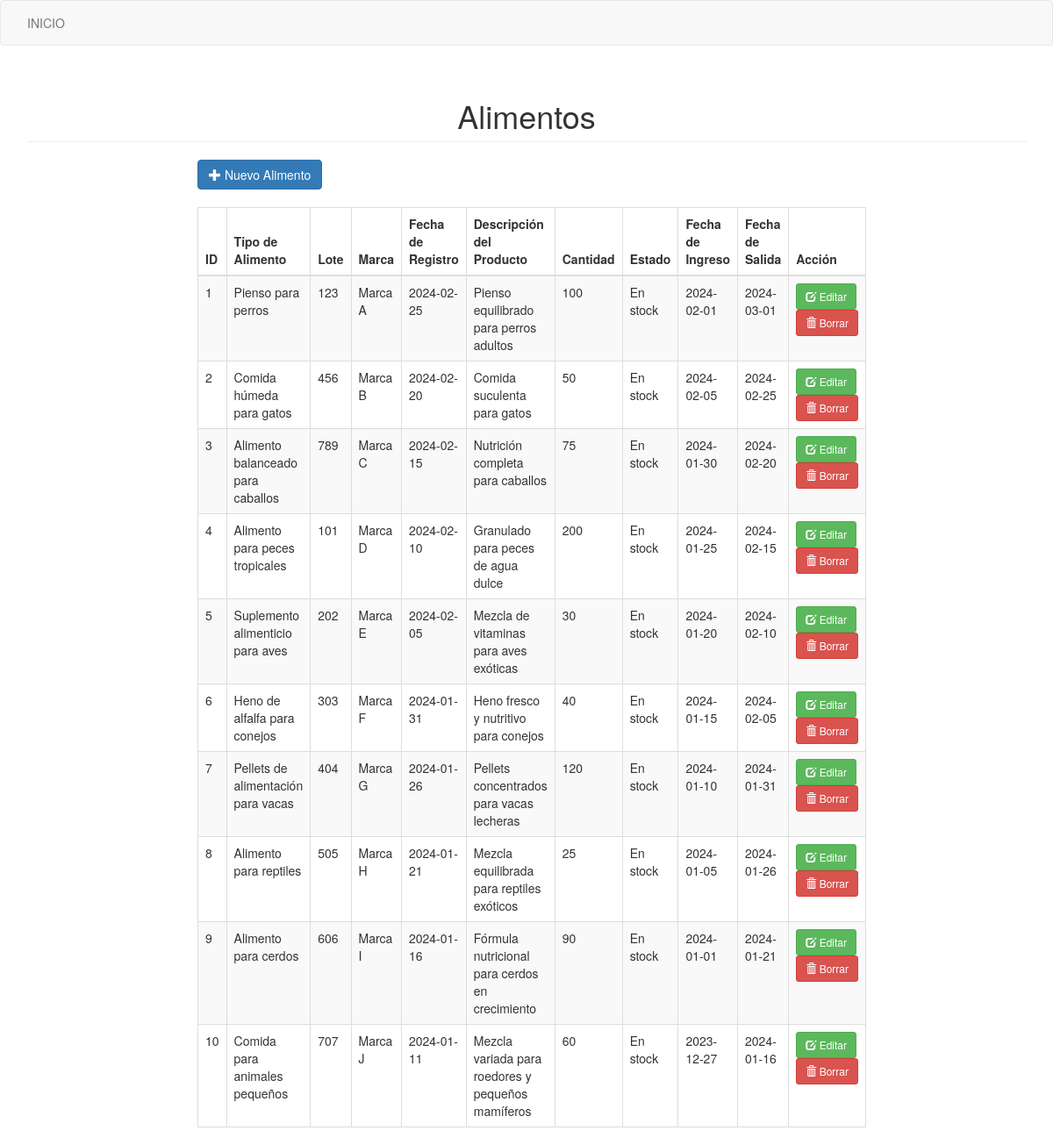
The app's page /admin/alimentos.php with its own data.
### tables this page shows
CREATE TABLE alimentos (
  Idalimento INT(11)NOT NULL AUTO_INCREMENT,
  tipo_alimento VARCHAR(85),
  lote INT(11),
  marca VARCHAR(85),
  fecha_registro DATE,
  descripcion_producto VARCHAR(150),
  cantidad INT(11),
  estado VARCHAR(45),
  fecha_ingreso DATE,
  fecha_salida DATE,
  Idanimal INT(8),
  PRIMARY KEY (Idalimento),
  CONSTRAINT fk_Animales_Alimentos FOREIGN KEY (Idanimal) REFERENCES animales (Idanimal)
);

### admin/alimentos.php (the view, shortened to what this page needs)
<!DOCTYPE html>
<html>
<head>
    <link rel="stylesheet" type="text/css" href="bootstrap/css/bootstrap.min.css">
</head>
<body>
<nav class="navbar navbar-default">
  <div class="collapse navbar-collapse" id="bs-example-navbar-collapse-1">
      <ul class="nav navbar-nav">
        <li ><a href="http://localhost/pg%20admin%20y%20usu/indexxx.php">INICIO <span class="sr-only">(current)</span></a></li>
      </ul>
</nav>
<div class="container">
    <h1 class="page-header text-center"> Alimentos</h1>
    <div class="row">
        <div class="col-sm-8 col-sm-offset-2">
            <a href="agrealimentos.php" class="btn btn-primary" data-toggle="modal"><span class="glyphicon glyphicon-plus"></span> Nuevo Alimento</a>
            <table class="table table-bordered table-striped" style="margin-top:20px;">
                <thead>
                    <th>ID</th>
                    <th>Tipo de Alimento</th>
                    <th>Lote</th>
                    <th>Marca</th>
                    <th>Fecha de Registro</th>
                    <th>Descripción del Producto</th>
                    <th>Cantidad</th>
                    <th>Estado</th>
                    <th>Fecha de Ingreso</th>
                    <th>Fecha de Salida</th>
                    <th>Acción</th>
                </thead>
                <tbody>
                    <?php
                        $database = new Connection();
                        $db = $database->open();
                        try{
                            $sql = 'SELECT * FROM alimentos';
                            foreach ($db->query($sql) as $row) {
                                ?>
                                <tr>
                                    <td><?php echo $row['Idalimento']; ?></td>
                                    <td><?php echo $row['tipo_alimento']; ?></td>
                                    <td><?php echo $row['lote']; ?></td>
                                    <td><?php echo $row['marca']; ?></td>
                                    <td><?php echo $row['fecha_registro']; ?></td>
                                    <td><?php echo $row['descripcion_producto']; ?></td>
                                    <td><?php echo $row['cantidad']; ?></td>
                                    <td><?php echo $row['estado']; ?></td>
                                    <td><?php echo $row['fecha_ingreso']; ?></td>
                                    <td><?php echo $row['fecha_salida']; ?></td>
                                    <td>
                                        <a href="editalimento.php?id=<?php echo $row['Idalimento']; ?>" class="btn btn-success btn-sm" data-toggle="modal"><span class="glyphicon glyphicon-edit"></span> Editar</a>
                                        <a href="borraralimento.php?id=<?php echo $row['Idalimento']; ?>" class="btn btn-danger btn-sm"><span class="glyphicon glyphicon-trash"></span> Borrar</a>
                                    </td>
                                </tr>
                                <?php
                            }
                        }
                        catch(PDOException $e){
                            echo "Hubo un problema en la conexión: " . $e->getMessage();
                        }
                    ?>
                </tbody>
            </table>
        </div>
    </div>
</div>
</body>
</html>

### records on screen
alimentos: Idalimento "1", tipo_alimento "Pienso para perros", lote "123", marca "Marca A", fecha_registro "2024-02-25", descripcion_producto "Pienso equilibrado para perros adultos", cantidad "100", estado "En stock", fecha_ingreso "2024-02-01", fecha_salida "2024-03-01"
alimentos: Idalimento "2", tipo_alimento "Comida húmeda para gatos", lote "456", marca "Marca B", fecha_registro "2024-02-20", descripcion_producto "Comida suculenta para gatos", cantidad "50", estado "En stock", fecha_ingreso "2024-02-05", fecha_salida "2024-02-25"
alimentos: Idalimento "3", tipo_alimento "Alimento balanceado para caballos", lote "789", marca "Marca C", fecha_registro "2024-02-15", descripcion_producto "Nutrición completa para caballos", cantidad "75", estado "En stock", fecha_ingreso "2024-01-30", fecha_salida "2024-02-20"
alimentos: Idalimento "4", tipo_alimento "Alimento para peces tropicales", lote "101", marca "Marca D", fecha_registro "2024-02-10", descripcion_producto "Granulado para peces de agua dulce", cantidad "200", estado "En stock", fecha_ingreso "2024-01-25", fecha_salida "2024-02-15"
alimentos: Idalimento "5", tipo_alimento "Suplemento alimenticio para aves", lote "202", marca "Marca E", fecha_registro "2024-02-05", descripcion_producto "Mezcla de vitaminas para aves exóticas", cantidad "30", estado "En stock", fecha_ingreso "2024-01-20", fecha_salida "2024-02-10"
alimentos: Idalimento "6", tipo_alimento "Heno de alfalfa para conejos", lote "303", marca "Marca F", fecha_registro "2024-01-31", descripcion_producto "Heno fresco y nutritivo para conejos", cantidad "40", estado "En stock", fecha_ingreso "2024-01-15", fecha_salida "2024-02-05"
alimentos: Idalimento "7", tipo_alimento "Pellets de alimentación para vacas", lote "404", marca "Marca G", fecha_registro "2024-01-26", descripcion_producto "Pellets concentrados para vacas lecheras", cantidad "120", estado "En stock", fecha_ingreso "2024-01-10", fecha_salida "2024-01-31"
alimentos: Idalimento "8", tipo_alimento "Alimento para reptiles", lote "505", marca "Marca H", fecha_registro "2024-01-21", descripcion_producto "Mezcla equilibrada para reptiles exóticos", cantidad "25", estado "En stock", fecha_ingreso "2024-01-05", fecha_salida "2024-01-26"
alimentos: Idalimento "9", tipo_alimento "Alimento para cerdos", lote "606", marca "Marca I", fecha_registro "2024-01-16", descripcion_producto "Fórmula nutricional para cerdos en crecimiento", cantidad "90", estado "En stock", fecha_ingreso "2024-01-01", fecha_salida "2024-01-21"
alimentos: Idalimento "10", tipo_alimento "Comida para animales pequeños", lote "707", marca "Marca J", fecha_registro "2024-01-11", descripcion_producto "Mezcla variada para roedores y pequeños mamíferos", cantidad "60", estado "En stock", fecha_ingreso "2023-12-27", fecha_salida "2024-01-16"
